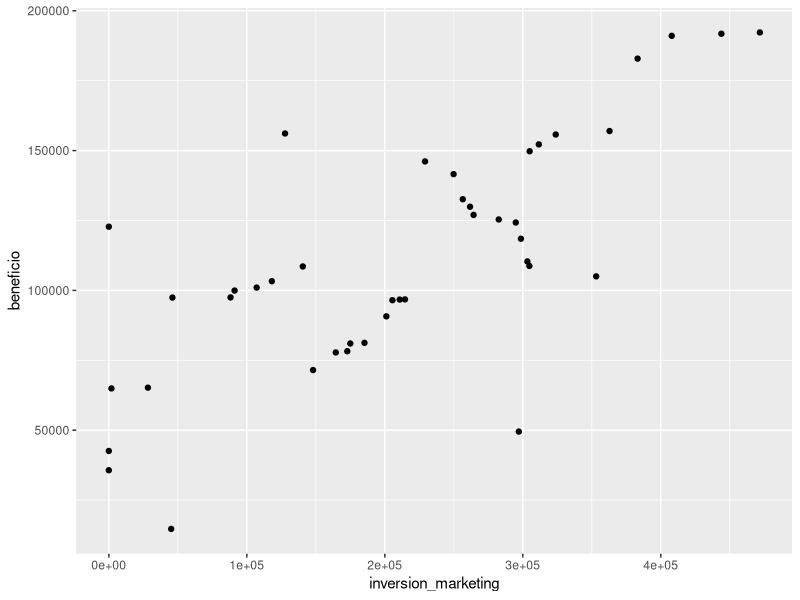
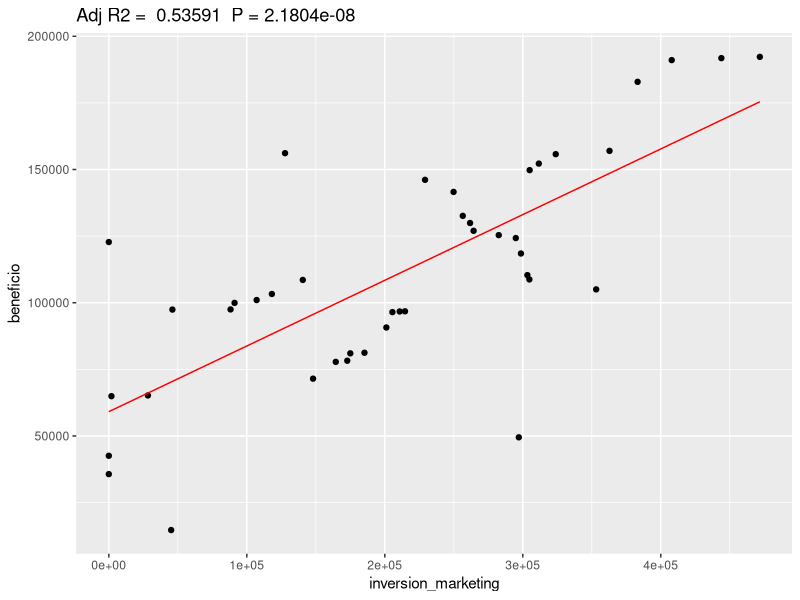
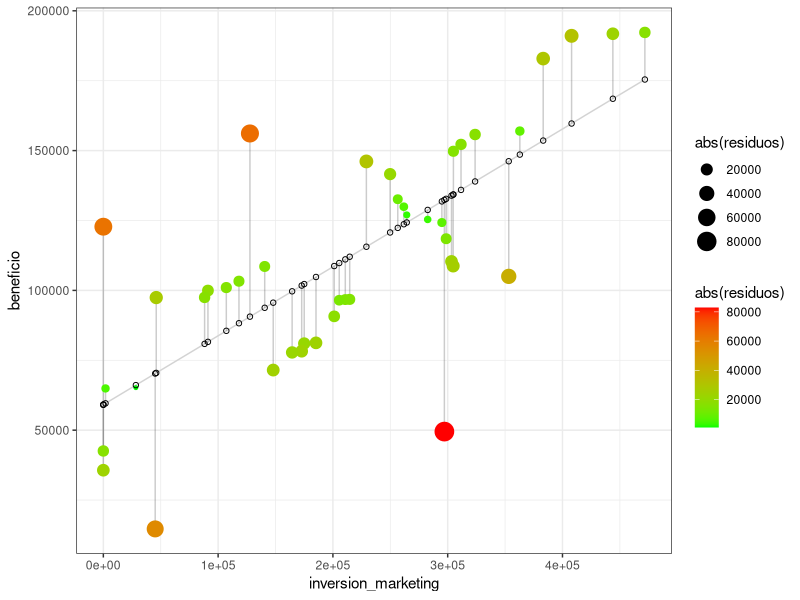
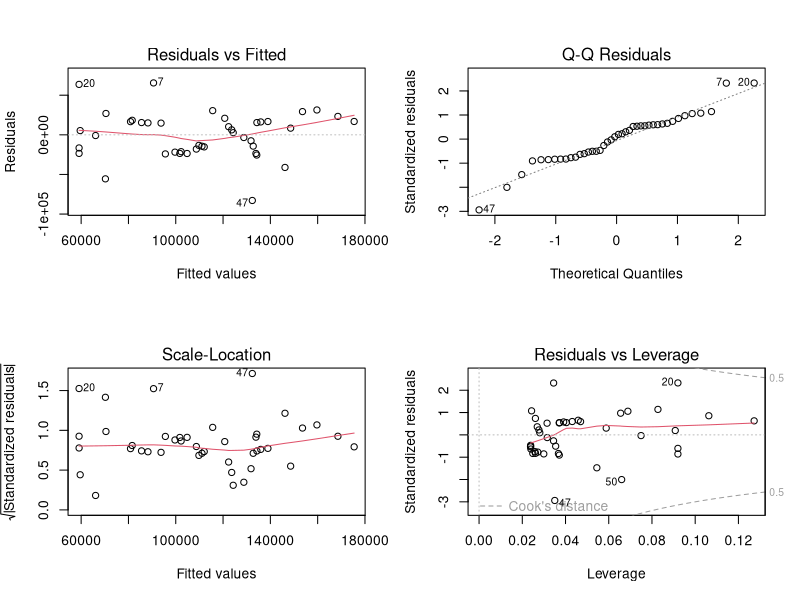
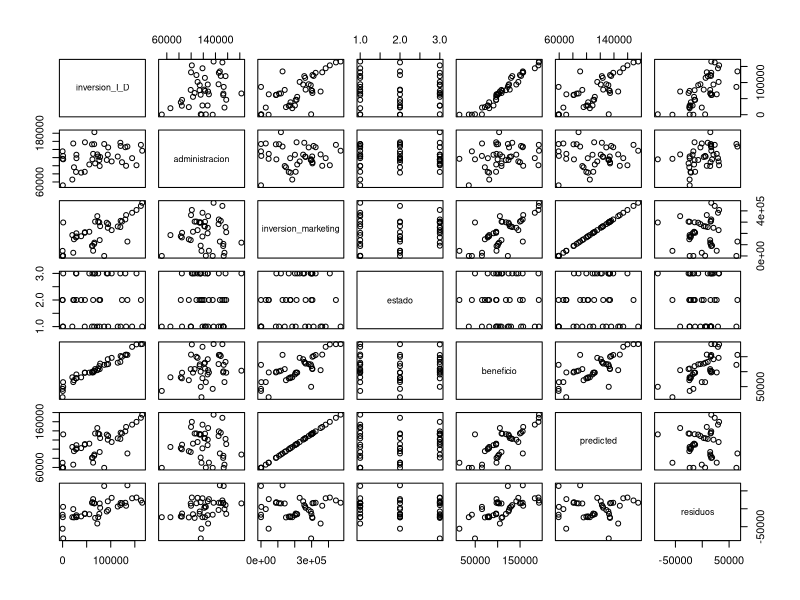
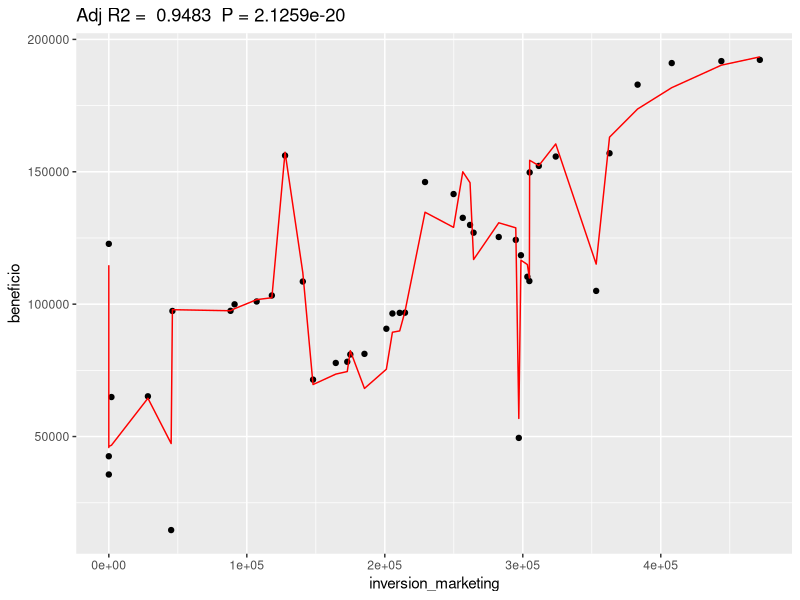
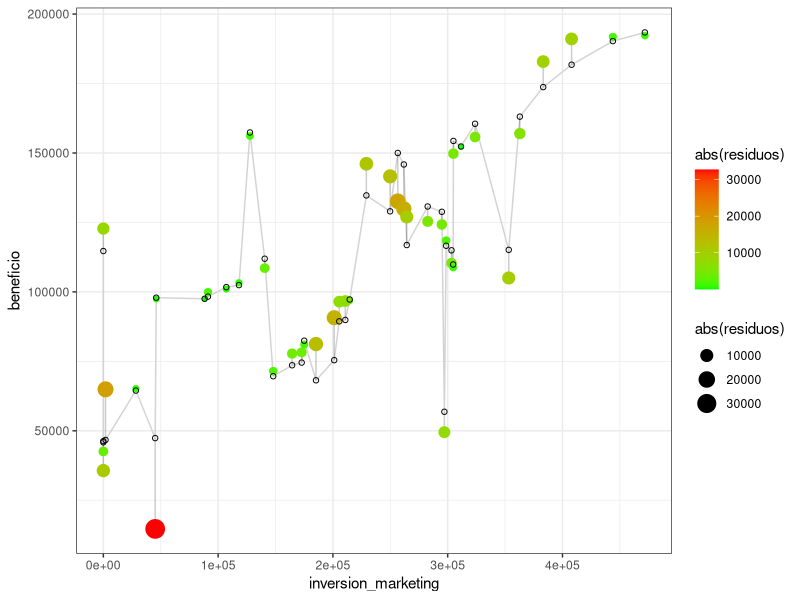
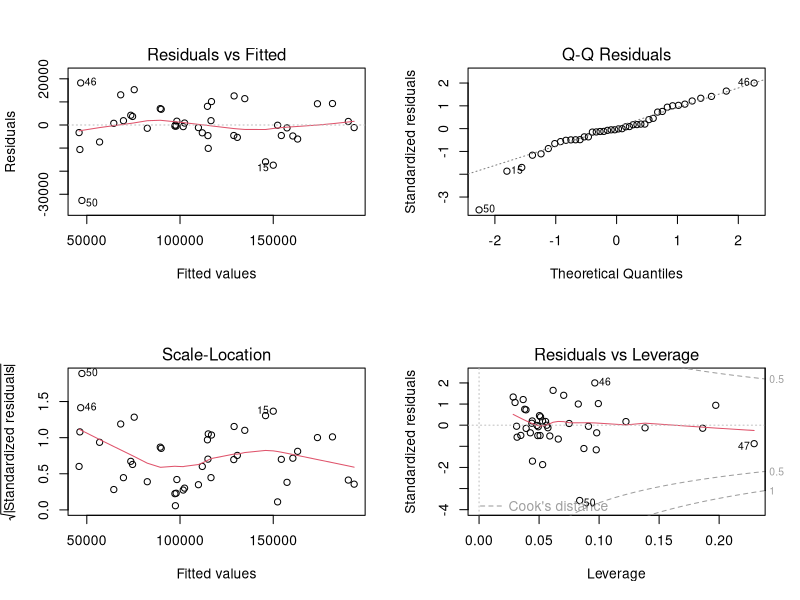

The R source for these figures, in order:
##########################################################
##          Instalar paquete  
##          ----------------
##
## Ejemplo para instalar "caret" (2 opciones)
##    1. Recuadro abajo derecha -> 
##    | 
##    |-> Packages (pestaña) 
##    |-> Install (botón)
##    |-> Escribir/Seleccionar "caret"
##    |-> Instalar(botón)
##                                        
##    2. install.packages('caret')
##
##########################################################

# Cargamos las librerías
library(caret)
library(dplyr)
library(ggplot2)
set.seed(1234)
# Cargamos los datos
dataset = read.csv('50_Startups.csv')

# Revisamos los datos
View(dataset)

# Codificamos la variable estado
dataset$estado = factor(dataset$estado,
                        levels = c('New York', 'California', 'Florida'), # Cambiamos cada nivel diferente de la columna
                        labels = c(1, 2, 3))                             # por un valor numérico

# Dividimos nuestro conjunto de datos en datos de entrenamiento y de testeo (train y test)
# Esta es una práctica muy común que sirve para comprobar el funcionamiento del modelo de IA.

indice_train<-createDataPartition(y=dataset$beneficio,p=0.8,list=FALSE)
data<-dataset[indice_train,]
test<-dataset[-indice_train,]


# Datos para la regresión linear

data %>% select(beneficio, inversion_marketing) %>%
  ggplot(aes(x=inversion_marketing, y=beneficio)) +
  geom_point()

##############################################################################
##
##                     REGRESIÓN LINEAR SIMPLE
##                     -----------------------
##
##          La regresión linear simple tiene la forma 
##
##                           Y≈β0+β1X
##
##   "Y"  es la respuesta, o variable dependiente, y "X" es el predictor.
##   Por lo que la regresión linear podría tener esta forma para nuestro caso:
##
##                beneficio≈β0+β1inversion_marketing
##
##############################################################################

# Definimos fórmula
regresion = lm(formula = beneficio ~  inversion_marketing, data = data)


# Pasamos a ver el resultado de este modelo
summary(regresion)

##         Curva generada por el modelo

# Creamos un set de datos con los valores en la curva de los puntos
predicted_df <- data.frame(beneficio = predict(regresion, data), inversion_marketing=data$inversion_marketing)

# Mostramos resultado
ggplot(data = data, aes(x = inversion_marketing, y = beneficio)) +                       # Definimos los ejes
  geom_point() +                                                                         # Añadimoslos puntos
  geom_line(color='red',data = predicted_df, aes(x=inversion_marketing, y=beneficio)) +  # Añadimos la curva del modelo
  labs(title = paste("Adj R2 = ",signif(summary(regresion)$adj.r.squared, 5),            # Añadimos R^2
                     " P =",signif(summary(regresion)$coef[2,4], 5)))                    # Añadimos el p-valor de F-statistic

##         Entendiendo los residuos

# Calculamos los residuos
data$predicted <- predict(regresion)  # Obtenemos los valores en la recta para los puntos
data$residuos <- residuals(regresion) # Calculamos el residuo por punto

# Hacemos un plot con los resultados
ggplot(data, aes(x = inversion_marketing, y = beneficio)) +
  geom_line(data = predicted_df, aes(x=inversion_marketing, y=beneficio), color = "lightgrey") +                     # Linea de la regresión  
  geom_segment(aes(xend = inversion_marketing, yend = predicted), alpha = .2) +     # Dibujamos línea punto - linea (residuo)
  geom_point(aes(color = abs(residuos), size = abs(residuos))) +                    # Ajustamos el tamaño de los puntos
  scale_color_continuous(low = "green", high = "red") +                             # Coloreamos en función del tamaño - verde pequeño, rojo grande
  geom_point(aes(y = predicted), shape = 1) +                                       # Colocamos un punto en la recta que coincida con el residuo
  theme_bw()


# Vemos cómo se distribuye los residuos
par(mfrow = c(2, 2))        # Avisamos de que queremos un panel de 2 x 2
plot(regresion)             # Plot de la regresion


##############################################################################
##
##                     REGRESIÓN LINEAR MÚLTIPLE
##                     -------------------------
##
##          La regresión linear simple tiene la forma 
##
##                           Y≈β0+β1X+β2X+β3X+...
##
##   "Y"  es la respuesta, o variable dependiente, y "X" es el predictor.
##   Por lo que la regresión linear podría tener esta forma para nuestro caso:
##
##              beneficio≈β0+β1inversion_marketing+β2inversion_I_D
##
##############################################################################

# Echamos un vistazo rápido a la relación entre las variables
plot(data)

# Definimos fórmula (Necesitamos utilizar I() cuando queremos una potencia porque
# el caracter ^ es un caracter especial es las formulas y así no da problemas)
regresion = lm(formula = beneficio ~  inversion_I_D + inversion_marketing, data = data)

# Pasamos a ver el resultado de este modelo
summary(regresion)

##         Curva generada por el modelo

# Creamos un set de datos con los valores en la curva de los puntos
predicted_df <- data.frame(beneficio = predict(regresion, data), inversion_marketing=data$inversion_marketing)

# Mostramos resultado
ggplot(data = data, aes(x = inversion_marketing, y = beneficio)) +                       # Definimos los ejes
  geom_point() +                                                                         # Añadimoslos puntos
  geom_line(color='red',data = predicted_df, aes(x=inversion_marketing, y=beneficio)) +  # Añadimos la curva del modelo
  labs(title = paste("Adj R2 = ",signif(summary(regresion)$adj.r.squared, 5),            # Añadimos R^2
                     " P =",signif(summary(regresion)$coef[2,4], 5)))                    # Añadimos el p-valor de F-statistic

##         Entendiendo los residuos

# Calculamos los residuos
data$predicted <- predict(regresion)  # Obtenemos los valores en la recta para los puntos
data$residuos <- residuals(regresion) # Calculamos el residuo por punto

# Hacemos un plot con los resultados
ggplot(data, aes(x = inversion_marketing, y = beneficio)) +
  geom_line(data = predicted_df, aes(x=inversion_marketing, y=beneficio), color = "lightgrey") +                     # Linea de la regresión  
  geom_segment(aes(xend = inversion_marketing, yend = predicted), alpha = .2) +     # Dibujamos línea punto - linea (residuo)
  geom_point(aes(color = abs(residuos), size = abs(residuos))) +                    # Ajustamos el tamaño de los puntos
  scale_color_continuous(low = "green", high = "red") +                             # Coloreamos en función del tamaño - verde pequeño, rojo grande
  geom_point(aes(y = predicted), shape = 1) +                                       # Colocamos un punto en la recta que coincida con el residuo
  theme_bw()


# Vemos cómo se distribuye los residuos
par(mfrow = c(2, 2))        # Avisamos de que queremos un panel de 2 x 2
plot(regresion)             # Plot de la regresion



## Legado a este punto ya manejamos como hacer un regresión lineal, y entendemos 
## las métricas que nos ayudan a decidir que curva se ajusta mejor a nuestros datos

#####################     PRÁCTICA      ################################
#   
#   Utilizando la métrica de R^2 ajustado, decide qué combinación 
#   de variables nos ayuda a ajustar la mejor curva.
#
#   Las variables que puedes combinar para aproximar el beneficio son:
#         - inversion_I_D
#         - administracion
#         - inversion_marketing
#         - estado
#
########################################################################













# ¿Qué conclusiones extraemos de probar los diferentes coeficientes?



#####################     Vamos a PREDECIR      #################################


# Una vez tenemos un modelos que sabemos que es capaz de asociar bien los parámetros de entrada
# para los valores de salida desados, pasamosa validar que las predicciones que arroje el modelo
# sean tan buenas como esperamos. De esta forma, validamos que el modelo no esté sobre-entrenado.

y_pred = predict(regresion, newdata = test)
rsq <- function (x, y) cor(x, y) ^ 2
rsq(y_pred, test$beneficio)




